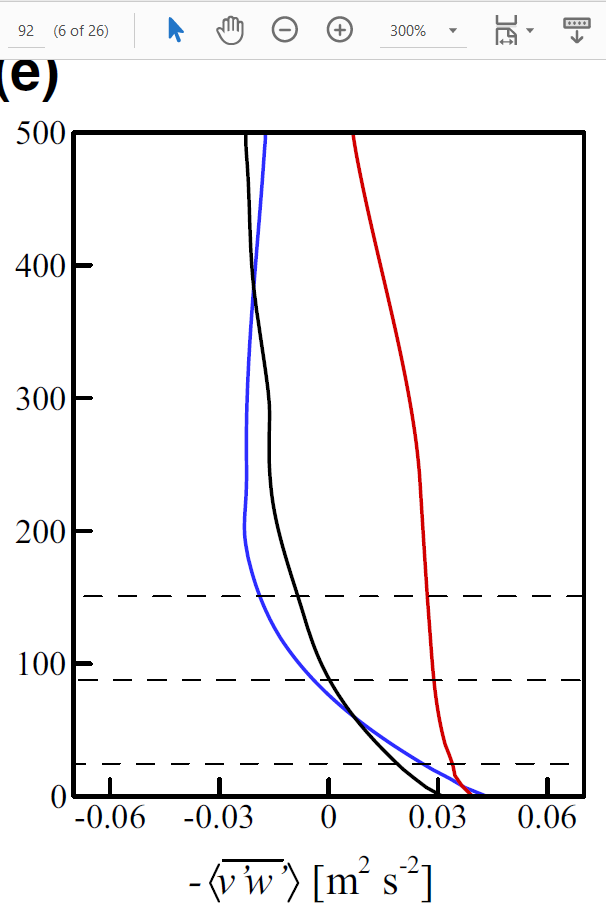
#> input picture source_figures/xaPre_height_mvw.PNG, 606 x 907 px, found by its file name
$ python main.py
#> lines starting #> are read from the running program, lines starting #| are printed output that depends on the picture
### functions.py
import numpy as np
import cv2


# [4 lines left out: function pixList_to_graphData, not called in this run]


def set_graph_coordinates(image_path):
    # image_path = 'xaPre_height_velocity.png'

#> called with image_path = 'source_figures/xaPre_height_mvw.png'
    global ix, iy
    ix, iy = -1, -1
    IX, IY = [], []

    # [5 lines left out: function update_cursor_pos, not called in this run]

    # text settings
    font = cv2.FONT_HERSHEY_SIMPLEX
    textStart = (10, 30)
    fontScale = 0.8
    fontColor = (0, 0, 0)
    lineType = 2

    # text instructions string list
    instructions = [
        'Set vertical axis base start',
        'Set vertical axis base stop',
        'Set vertical axis origin',
        'Set horizontal axis base start',
        'Set horizontal axis base stop',
        'Set horizontal axis origin',
        'Set points. Press Esc when done.']

    # open image
    img = cv2.imread(image_path)  # load image
#> img is the input picture: shape (907, 606, 3); mean B, G, R 243.2, 242.1, 243
    imgWidth = img.shape[0]
#> imgWidth = 907
    cv2.namedWindow('image')  # open window
    cv2.setMouseCallback('image', update_cursor_pos)

    # write first instructions on picture
    counter, Npoints = 0, 0
    cv2.rectangle(img, (textStart[0] - 10, textStart[1] + 10), (imgWidth, 0), (255, 255, 255), -1)
    cv2.putText(img, instructions[counter], textStart, font, fontScale, fontColor, lineType)
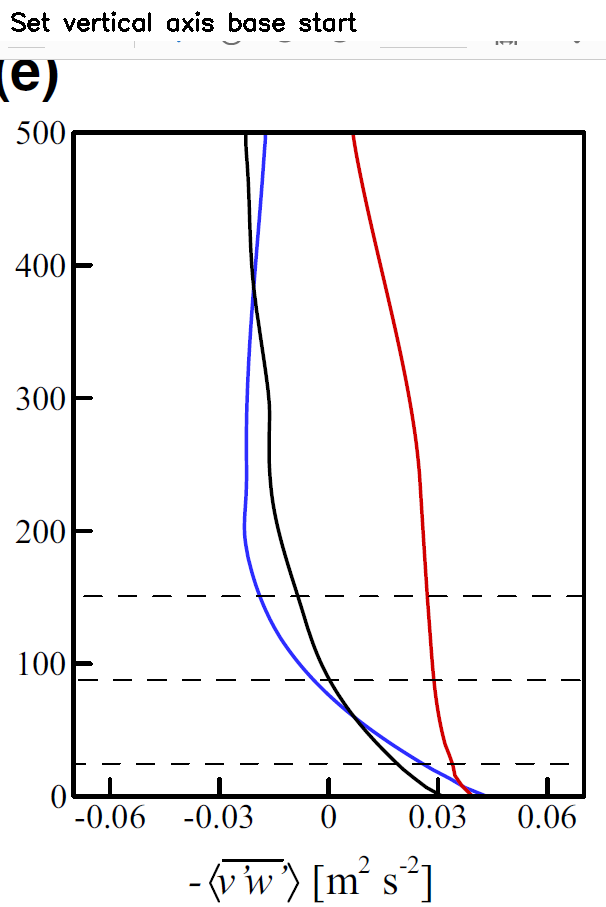
#> img: shape (907, 606, 3); mean B, G, R 242.8, 241.8, 242.7

    while (1):
        cv2.imshow('image', img)
        k = cv2.waitKey(20) & 0xFF
#> (key Esc is pressed here)
        if k == 27:
            break
        elif k == ord('p'):  # print
            # print(ix,iy, click)
            print(Npoints, IX, IY)

        elif k == ord('s'):  # set
            # add coordinates to lists
            IX.append(ix), IY.append(iy)

            # update instructions
            if counter < 6:
                counter += 1
            else:
                Npoints += 1
            cv2.rectangle(img, (textStart[0] - 10, textStart[1] + 10), (imgWidth, 0), (255, 255, 255), -1)
            cv2.putText(img, instructions[counter], textStart, font, fontScale, fontColor, lineType)

    cv2.destroyAllWindows()

    return np.array(IX), np.array(IY)

### main.py
# header
# This script takes a
#
# modules
import numpy as np
from functions import *


# --- USER INPUT ---
saveData = 1
printData = 1
image_path = 'source_figures/xaPre_height_mvw.png'
profile_name = 'xaPre_height_mvw_stable'
verAxis_base = 500
horAxis_base = 0.12


# --- OPEN GUI AND SET POINTS ---
# read coordinates (user input)
IX, IY = set_graph_coordinates(image_path)


# --- TRANSFORM DATA FROM LIST OF PIXELS TO DATA IN GRAPH UNITS ---
# amount of pixels base takes up
#> (the run stopped early here; a loop or call above may not have finished)

$ run again, with source_figures/xaPre_height_velocity.png copied over source_figures/xaPre_height_mvw.PNG
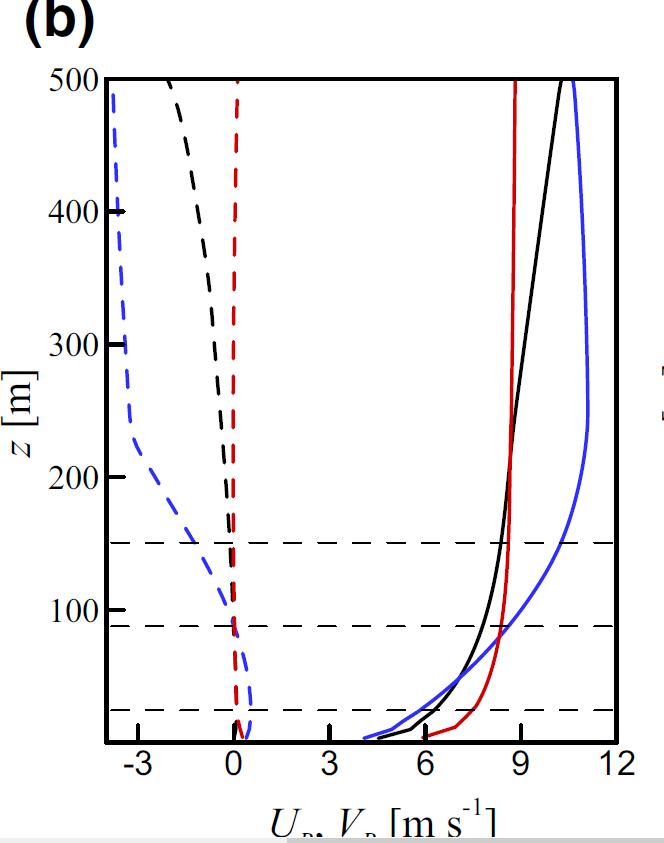
#> input picture source_figures/xaPre_height_velocity.png, 664 x 843 px, found by its file name
#> in set_graph_coordinates, img is the input picture: shape (843, 664, 3); mean B, G, R 243, 241.5, 242.9
#> in set_graph_coordinates, `cv2.putText(img, instructions[counter], textStart, font, fontScale, fo..`:
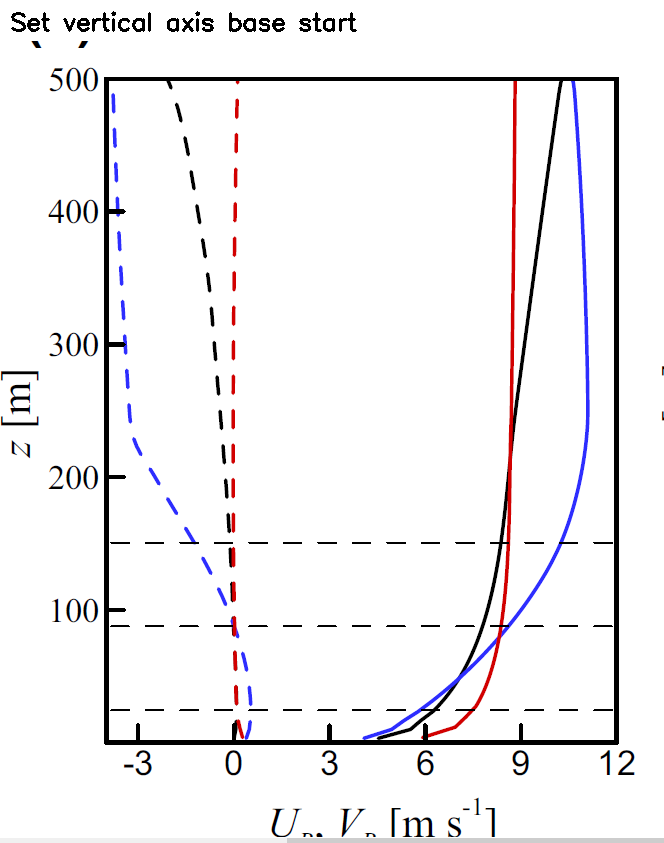
#> img: shape (843, 664, 3); mean B, G, R 242.6, 241.1, 242.4

$ run again, with source_figures/xaPre_height_Tw.PNG copied over source_figures/xaPre_height_mvw.PNG
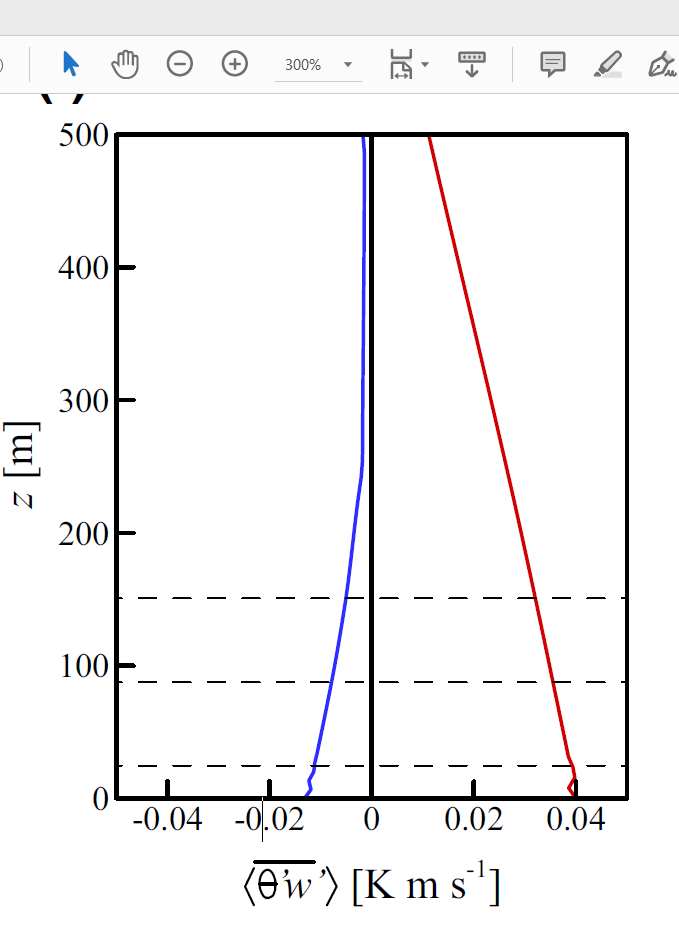
#> input picture source_figures/xaPre_height_Tw.PNG, 679 x 935 px, found by its file name
#> in set_graph_coordinates, img is the input picture: shape (935, 679, 3); mean B, G, R 243.5, 242.7, 243.4
#> in set_graph_coordinates, `cv2.putText(img, instructions[counter], textStart, font, fontScale, fo..`:
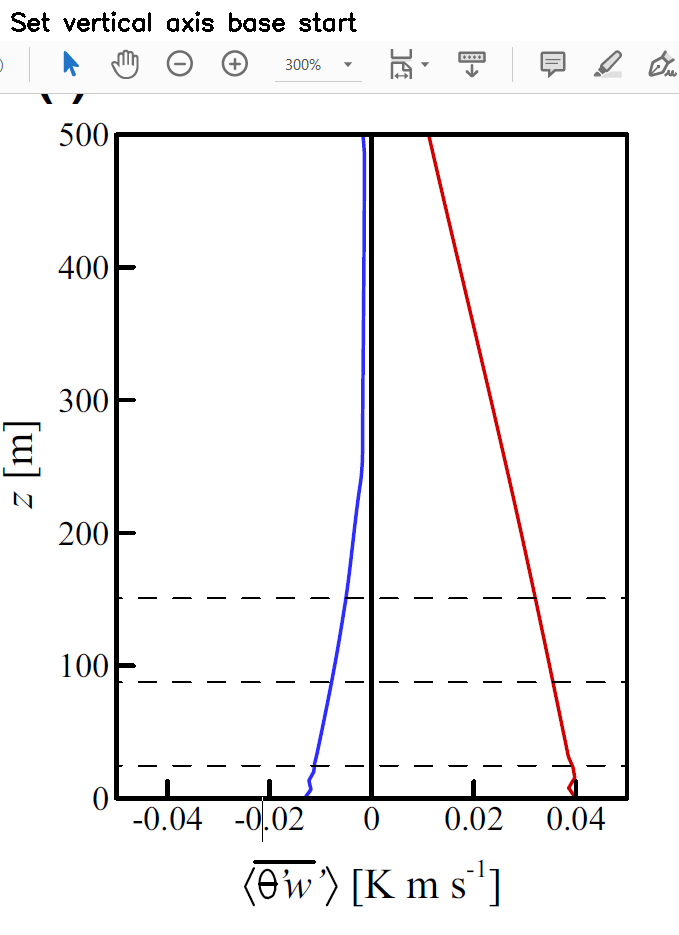
#> img: shape (935, 679, 3); mean B, G, R 243.5, 242.6, 243.4

$ run again, with source_figures/xaPre_height_muw.PNG copied over source_figures/xaPre_height_mvw.PNG
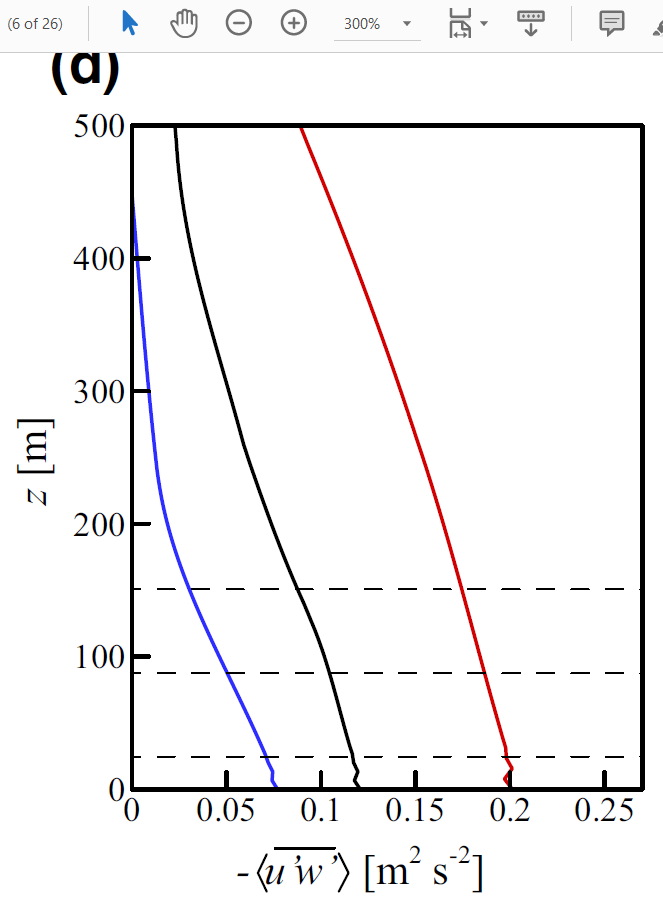
#> input picture source_figures/xaPre_height_muw.PNG, 663 x 906 px, found by its file name
#> in set_graph_coordinates, img is the input picture: shape (906, 663, 3); mean B, G, R 243.9, 243.1, 243.9
#> in set_graph_coordinates, `cv2.putText(img, instructions[counter], textStart, font, fontScale, fo..`:
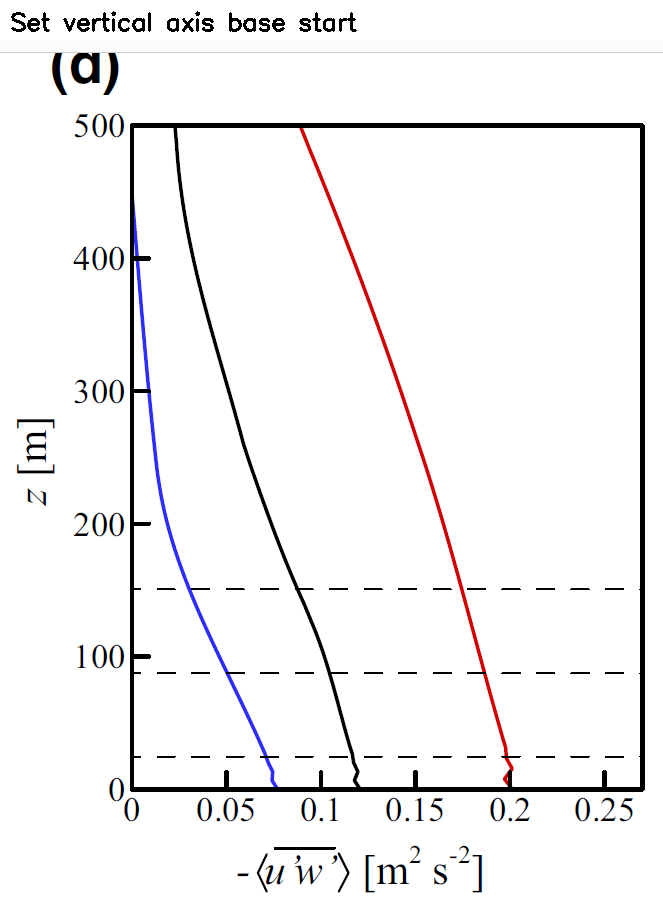
#> img: shape (906, 663, 3); mean B, G, R 243.6, 242.9, 243.7
